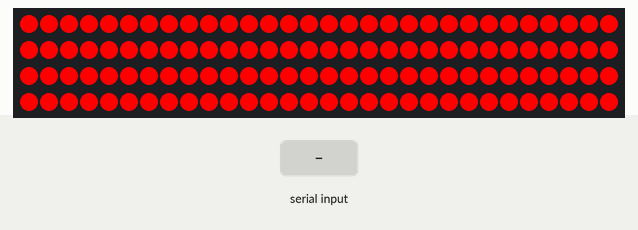
Bench run of a sketch on a simulated Arduino Uno, built with avr-gcc and run on an emulated ATmega328P. Shown: 120 RGB LEDs in strip order, left to right, continuing on the next row. The test bench sets the inputs (shaded band).

Above: at 1.2 s.
1.3 s: "E90\n" received over Serial
Timing chart, 0 to 4.3 s (numbered marks = the images above; inputs shaded):
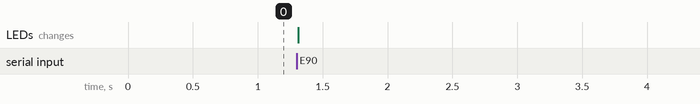

The sketch:

RGBCaseLights2.5.ino.ino
```cpp
#include "FastLED.h"
#define NUM_LEDS 120
#define DATA_PIN 2
CRGB leds[NUM_LEDS];

#define FORWARD 0
boolean direction = FORWARD;

String src_msg = "";

int msgProg;
int msgHue1;

int msgDire;
int msgCount;
int msgBrightness = 33;

int msgTime;

int FuncHue;
int randHue;
uint8_t gHue = 0;

int Delay;


void setup() {

  FastLED.addLeds<WS2812B, DATA_PIN, GRB>(leds, NUM_LEDS);

  Serial.begin(9600);

}

void loop() {
program();

    for (int i = 0; i < NUM_LEDS; i++)
    {
      leds[i] = CHSV(FuncHue, 255, 255 );
    }
    FastLED.show();
}


void program()
{
  FuncHue =  msgHue1;
}
void serialEvent()
{
  if (Serial.available())
  {


    char inChar = (char) Serial.read();
    if (inChar != 'E')
    {
      src_msg += inChar;
    }


    if (inChar == 'E')
    {
      src_msg += inChar;

      /*
        Needed Things:

        P  1  Program P
        H  2  Colour Choices (2+)
        D  3  dIrection
        C  5  counter Number (balls etc)
        B  6  bRightness
        T  7  Time       (not yet)
        X
      */


      msgProg =   getSrcValue(src_msg, 'P', 'H');

      msgHue1 = getSrcValue(src_msg, 'H', 'D');

      msgDire = getSrcValue(src_msg , 'D', 'C');

      msgCount = getSrcValue (src_msg, 'C', 'B');

      msgBrightness = getSrcValue(src_msg, 'B', 'E');

      //msgTime = getSrcValue(src_msg, 'T', 'E');

      src_msg = ""; //clear string awaiting next command
    }
  }

}

int getSrcValue(String src_msg, char c1, char c2)
{
  int c1_pose = src_msg.indexOf(c1);
  int c2_pose = src_msg.indexOf(c2);

  //ERROR HANDLING---------------------
  if (c1_pose > c2_pose)
  {
    int temp = c1_pose;
    c1_pose = c2_pose;
    c2_pose = temp;
  }
  if (c1_pose == -1 || c2_pose == -1)
  {
    return -1;
  }
  //-----------------------------------

  String res = src_msg.substring(c1_pose + 1, c2_pose);
  return atoi(res.c_str());

}
```
